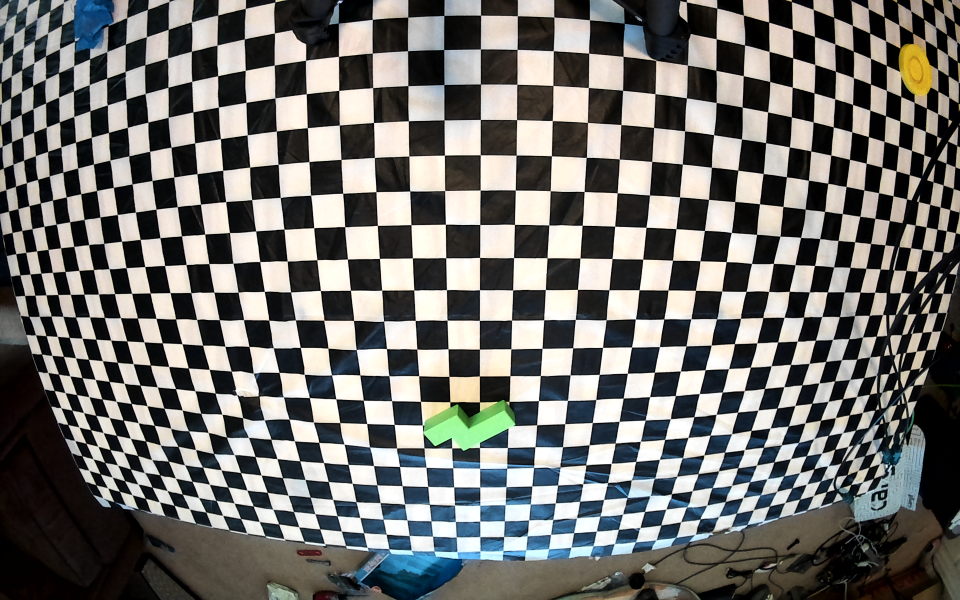
#> input picture jk_deploy/flex/sessions/20260928_four_grid/captures/input1.png, 1920 x 1200 px (shown at 1/2 size)
$ python -i fit_floor.py   (imports and definitions only)
#> lines starting #> are read from the running program, lines starting #| are printed output that depends on the picture; after the words box and inside, x2 and y2 are one past the last pixel; in counts of white or black regions, pixels touching at a corner belong together
### jk_deploy/flex/make_lut.py
#!/usr/bin/env python3
"""Approximate four-identical-camera ground mapping for TI's existing GPU node.

The shared lens averages projected pixels, not independent K/D coefficients.
Camera positions here are ASSUMED, not a new extrinsic calibration.
"""
import argparse
import hashlib
import json
from pathlib import Path

import numpy as np

ROOT = Path(__file__).resolve().parent
LENS = ROOT.parent / "calibration/lens_20260908"
SIZE = np.array([1920, 1200])


# [9 lines left out: function project_lens, not called in this run]


def load_lenses():
    models = []
    sources = []
    for i in range(2):
        path = LENS / f"gmsl{i}_intrinsics.json"
        model = json.loads(path.read_text())
        if model["size"] != SIZE.tolist() or len(model["D"]) != 4:
            raise ValueError("Lens inputs must be matching 1920x1200 fisheye models")
        models.append(model)
        sources.append({"name": path.name, "sha256": hashlib.sha256(path.read_bytes()).hexdigest(),
                        "K": model["K"], "D": model["D"], "training_rms_px": model["training_rms_px"]})
#> further down, picture is the input picture: shape (1200, 1920, 3); mean B, G, R 109.4, 112.5, 113.1
    return models, sources


# [92 lines left out: functions camera_rays, map_view, main, not called in this run]


# [2 lines that do not run on import are left out]

### jk_deploy/flex/fit_floor.py
#!/usr/bin/env python3
"""Fit and inspect a stationary four-camera checkerboard floor session."""
import argparse
import json
import os
from itertools import product
from pathlib import Path
import sys

import cv2
import numpy as np

ROOT = Path(__file__).resolve().parent
sys.path.insert(0, str(ROOT.parent / "calibration/lens_20260908"))
from fit_intrinsics import square_lattice
from make_lut import load_lenses, project_lens

# [1 line not run here, left out]
# [1 line that did not run here, left out]
# [1 line that did not run here, left out]
# [1 line that did not run here, left out]


def project(rays):
    return np.mean([project_lens(rays, m) for m in MODELS], axis=0)


# [12 lines left out: function undistort, not called in this run]


def transform(points, matrix):
    p = np.c_[points, np.ones(len(points))] @ matrix.T
    return p[:, :2] / p[:, 2:]


# [4 lines left out: function rotations, not called in this run]


def colors(image):
    hsv = cv2.cvtColor(image, cv2.COLOR_BGR2HSV)
#> hsv: shape (1200, 1920, 3); mean H, S, V 44.8, 59.2, 118.8
    found = {}
    for name, lo, hi in (("yellow", (20, 120, 100), (38, 255, 255)),
                         ("green", (38, 80, 65), (85, 255, 255)),
                         ("blue", (90, 95, 55), (125, 255, 255))):
        mask = cv2.inRange(hsv, np.array(lo), np.array(hi))
        n, labels, stats, centers = cv2.connectedComponentsWithStats(mask)
        candidates = []
        for i in range(1, n):
            x, y, w, h, area = stats[i]
            if area >= 500 and w >= 20 and h >= 20:
                candidates.append({"pixel": centers[i].tolist(), "area": int(area),
                                   "rect": [int(x), int(y), int(w), int(h)]})
        found[name] = sorted(candidates, key=lambda v: -v["area"])[:8]
#> this loop made 3 passes
#> n on passes 1 to 3: 26, 17, 591
#> pass 1, in colors, `mask = cv2.inRange(hsv, np.array(lo), np.array(hi))`:
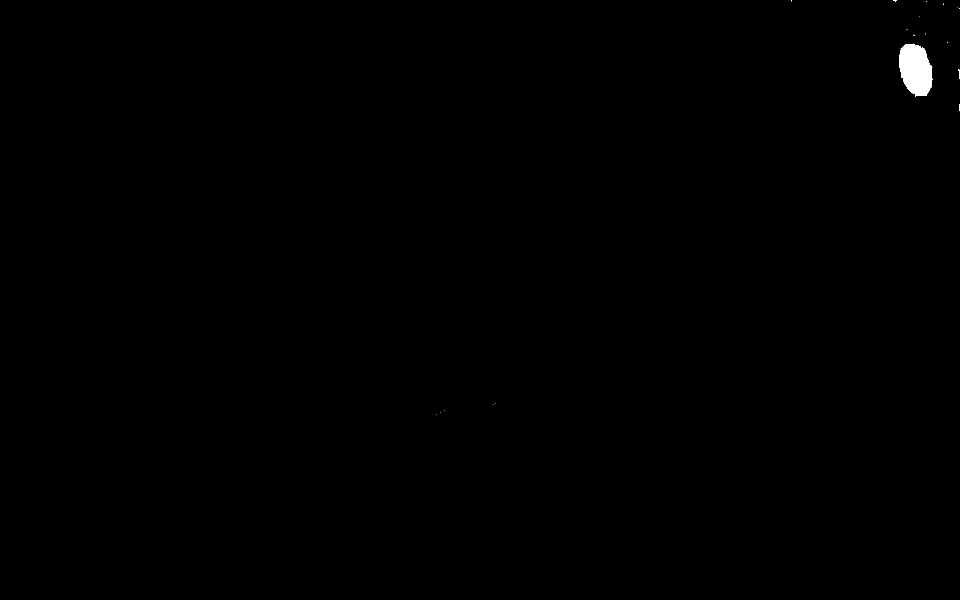
#> mask: shape (1200, 1920) (shown at 1/2 size); 0.24% white; 25 white regions (22 under 20 px), largest, box (x1, y1, x2, y2) and area: (1798, 87, 1866, 193) 5389, (1918, 139, 1920, 158) 35, (1918, 208, 1920, 221) 26
#> pass 2, in colors, `mask = cv2.inRange(hsv, np.array(lo), np.array(hi))`:
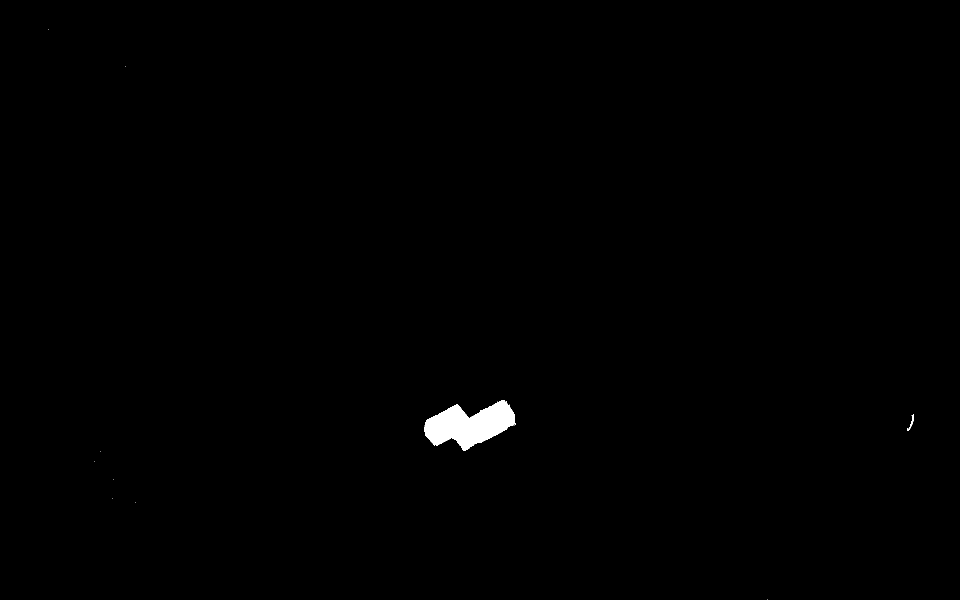
#> mask: shape (1200, 1920) (shown at 1/2 size); 0.47% white; 16 white regions (14 under 20 px), largest, box (x1, y1, x2, y2) and area: (848, 800, 1031, 902) 10667, (1814, 829, 1828, 862) 116
#> after the loop:
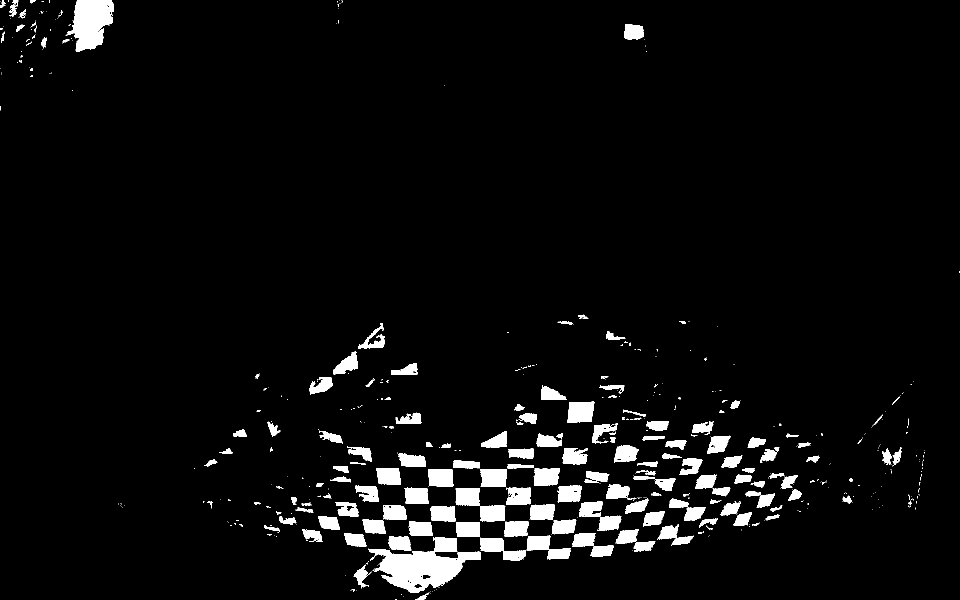
#> mask: shape (1200, 1920) (shown at 1/2 size); 4.6% white; 590 white regions (416 under 20 px), largest, box (x1, y1, x2, y2) and area: (737, 1074, 962, 1186) 11717, (131, 0, 228, 104) 6444, (1053, 1071, 1141, 1119) 2100
#> after the loop, found = 3 items
    return found


# [37 lines left out: function main, not called in this run]


# [2 lines not run here, left out]

>>> import cv2
>>> picture = cv2.imread('sessions/20260928_four_grid/captures/input1.png')
>>> result = colors(picture)
#> result = 3 items
